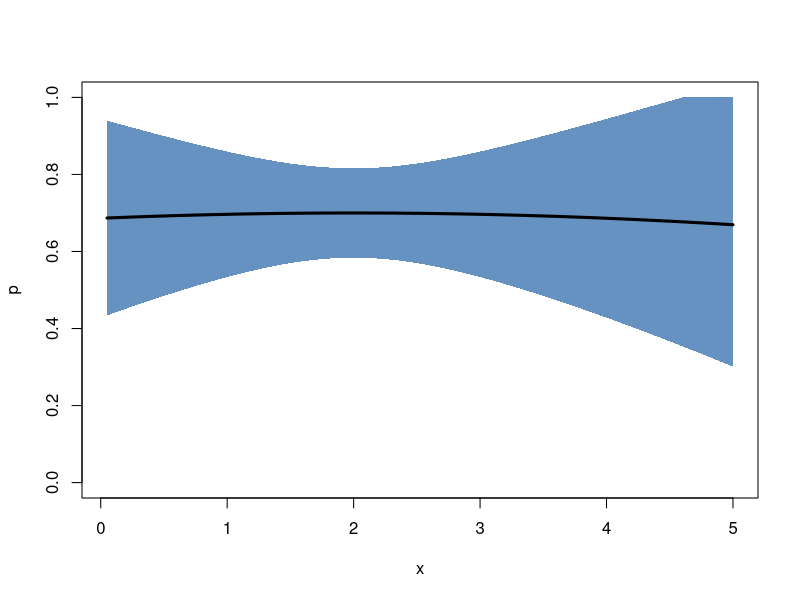
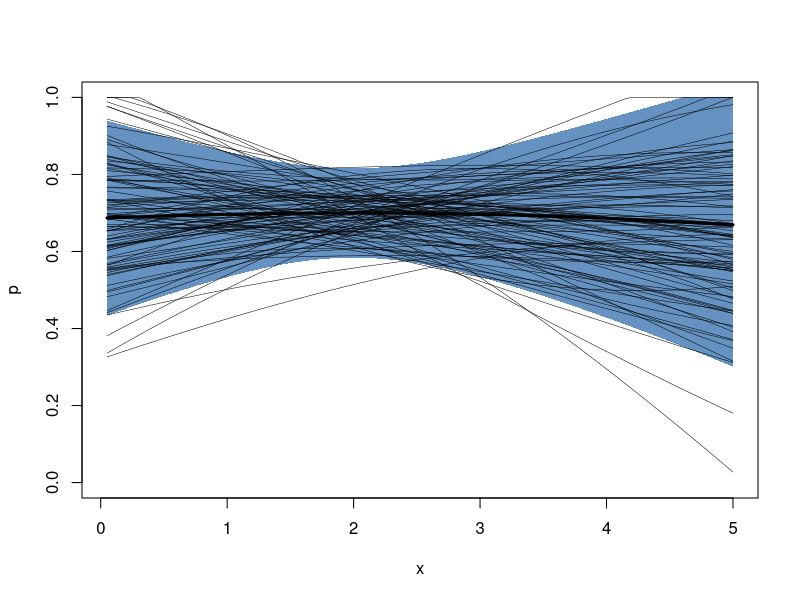
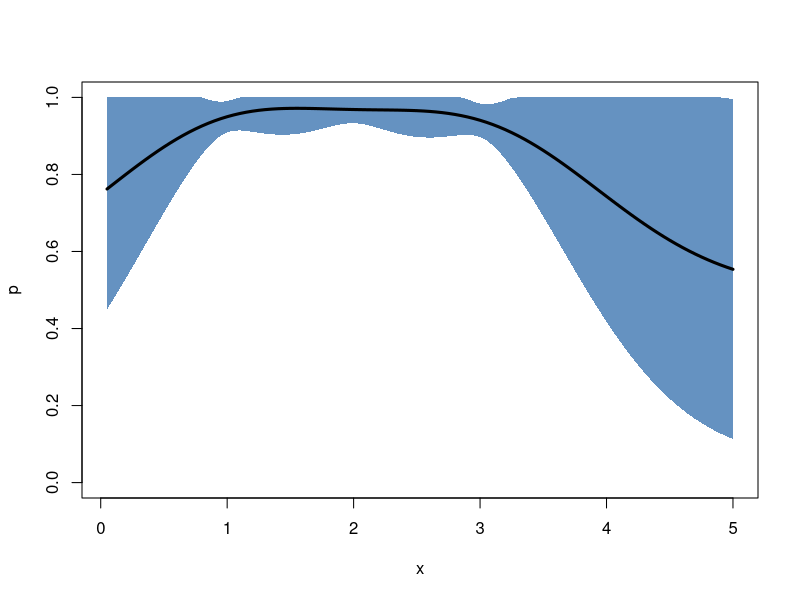
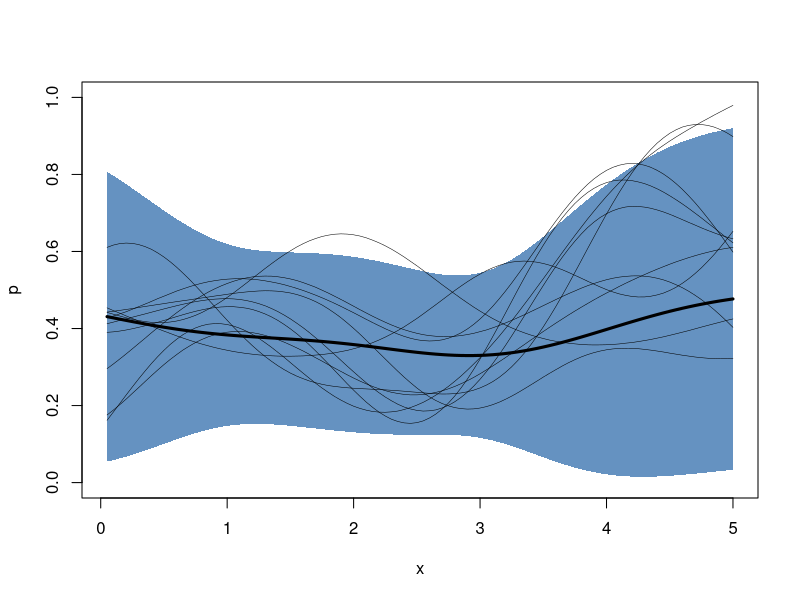
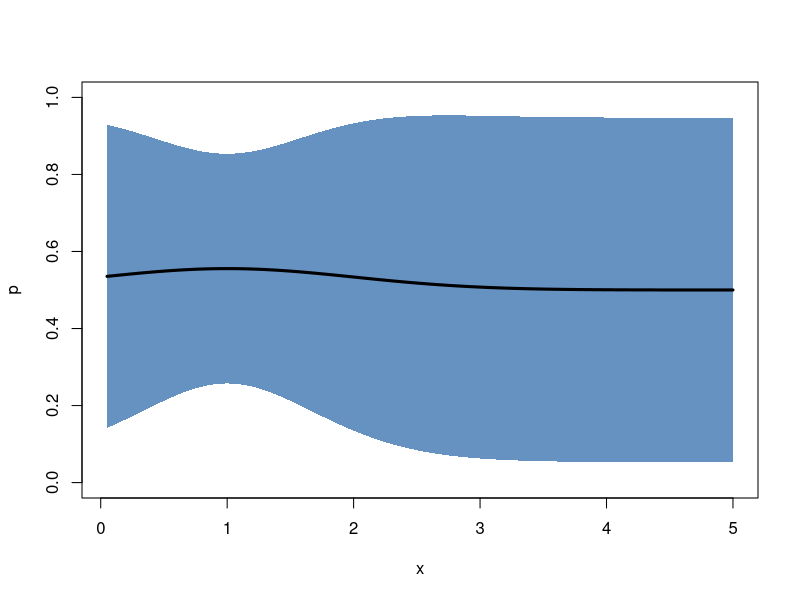

The R source for these figures, in order:

require("mvtnorm")
require("Matrix")

new.gp <- function(x, mu.prior, kernelf, sigma=NULL)
{
  mu <- rep(mu.prior[1], length(x))

  if (is.null(sigma)) {
    sigma <- as.matrix(nearPD(kernelf(x, x))$mat)
  }
  
  gp <- list(x        = x,              # where to evaluate the gp
             kernelf  = kernelf,        # kernel function
             mu.prior = mu.prior,       # prior mean
             mu       = mu,             # mean
             sigma    = sigma)
  class(gp) <- "gp"

  return (gp)
}

partially.apply <- function(f, ...) {
  capture <- list(...)
  function(...) {
    do.call(f, c(capture, list(...)))
  }
}

kernel.exponential <- function(l, var)
{
  f <- function(x, y) {
    n <- length(x)
    m <- length(y)
    result      <- matrix(0.0, n*m)
    dim(result) <- c(n, m)
    for (i in 1:n) {
      for (j in 1:m) {
        result[i,j] <- var*exp(-1.0/(2.0*l^2)*(x[i]-y[j])^2)
      }
    }
    return (result)
  }
  return (f)
}

posterior <- function(gp, ...)
{
  UseMethod("posterior")
}

posterior.gp <- function(gp, xp, yp, noise=NULL)
{
  if (length(xp) > 0) {
    k0 <- gp$kernelf(xp, xp)     # K(X , X )
    k1 <- gp$kernelf(xp, gp$x)   # K(X , X*)
    k2 <- t(k1)                  # K(X*, X )
    k3 <- gp$kernelf(gp$x, gp$x) # K(X*, X*)

    mu <- gp$mu.prior

    # add noise to measurements?
    if (is.null(noise)) {
      A <- k0
    }
    else if (length(noise) == 1) {
      A <- k0 + noise
    }
    else {
      A <- k0 + diag(noise)
    }
    L        <- chol(A)
    Linv     <- solve(L)

    gp$mu    <- drop(mu + (k2 %*% Linv) %*% (t(Linv) %*% (yp - mu)))
    gp$sigma <- k3 - (k2 %*% Linv) %*% (t(Linv) %*% k1)

    # the resulting matrix is usually not positive definite due to
    # numerical errors; use nearPD to compute the nearest positive
    # definite matrix
    gp$sigma <- as.matrix(nearPD(gp$sigma)$mat)
  }
  return (gp)
}

samples <- function(gp, ...)
{
  UseMethod("samples")
}

samples.gp <- function(gp, n=1)
{
  x <- rmvnorm(n=n, mean=gp$mu, sigma=gp$sigma, method="chol")

  return (x)
}

bound <- function(line, range=c(0,1))
{
  # bound function values in the inverval given by range
  tmp0 <- sapply(line, function(x) min(x, range[2]))
  tmp1 <- sapply(tmp0, function(x) max(x, range[1]))
  return (tmp1)
}

plot.gp <- function(gp, s=NULL)
{
  col <- rgb(8/255, 81/255, 156/255, alpha=0.625)
  
  plot(gp$x, gp$mu, 'n', xlab="x", ylab="p", ylim=c(0,1))

  var <- diag(gp$sigma)
  z1  <- bound(gp$mu + 2*sqrt(var))
  z2  <- bound(gp$mu - 2*sqrt(var))
  
  polygon(c(gp$x, rev(gp$x)), c(z1, rev(z2)),
     col = col, border = NA)

  lines(gp$x, gp$mu, 'l', lwd=3)

  if (!is.null(s)) {
    # if this is a scalar, then it specifies the number of samples
    if (!is.matrix(s)) {
      s <- samples(gp, s)
    }
    # otherwise it contains already samples
    for (i in 1:dim(s)[1]) {
      lines(gp$x, bound(s[i,]), 'l', lwd=0.5)
    }
  }
}

# Example
################################################################################

gp <- new.gp(1:100/20, 0.0, kernel.exponential(10, 1))

xp <- c(1, 2, 3)
yp <- c(0.7, 0.7, 0.7)
# measurement noise
ep <- c(0.01, 0.01, 0.01)

gp <- posterior(gp, xp, yp, ep)

plot(gp)

plot(gp, samples(gp, 100))

# Experiment
################################################################################

new.experiment <- function(alpha,
                           # the kernel.type is a partially applied
                           # kernel function, which still has a free
                           # variance parameter
                           kernel.type=partially.apply(kernel.exponential, 1.0))
{
  experiment        <- list(alpha       = alpha,       # Dirichlet pseudo counts
                            data        = new.env(),   # experimental data
                            kernel.type = kernel.type) # kernel function
  class(experiment) <- "experiment"

  return (experiment)
}

add.measurement <- function(experiment, ...)
{
  UseMethod("add.measurement")
}

add.measurement.experiment <- function(experiment, x, counts)
{
  key <- toString(x)

  if (is.null(experiment$data[[key]])) {
    experiment$data[[key]] <- counts
  }
  else {
    experiment$data[[key]] <- experiment$data[[key]] + counts
  }
  if (all(experiment$data[[key]] == 0)) {
    rm(list = key, envir=experiment$data)
  }
}

dirichlet.moments <- function(alpha)
{
  expectation <- rep(0, length(alpha))
  variance    <- rep(0, length(alpha))

  alpha0      <- sum(alpha)
  
  for (i in 1:length(alpha)) {
    expectation[i] <- alpha[i]/alpha0
    variance[i]    <- alpha[i]*(alpha0 - alpha[i])/(alpha0^2*(alpha0 + 1))
  }
  
  result <- list(expectation = expectation, variance = variance)

  return (result)
}

posterior.experiment <- function(experiment, x)
{
  # get prior pseudocounts
  alpha             <- experiment$alpha
  # determine prior expectation and standard deviation
  prior.moments     <- dirichlet.moments(alpha)
  # the prior expectation sets the mean of the GP
  prior.expectation <- prior.moments$expectation[1]
  # and the variance is used in the kernel function
  prior.variance    <- prior.moments$variance[1]
  # generate a kernel which is limited by the prior variance
  kernelf           <- experiment$kernel.type(prior.variance)
  # construct the gaussian process
  gp                <- new.gp(x, prior.expectation, kernelf)

  if (length(experiment$data) > 0) {
    # we have measurements...
    xp <- c() # position
    yp <- c() # mean
    ep <- c() # variance

    for (key in ls(envir=experiment$data)) {
      xt      <- as.numeric(key)
      counts  <- experiment$data[[key]]

      moments <- dirichlet.moments(counts + alpha)

      xp <- append(xp, xt)
      yp <- append(yp, moments$expectation[1])
      ep <- append(ep, moments$variance[1])
    }
    # compute the posterior of the gaussian process
    gp <- posterior(gp, xp, yp, ep)
  }

  return (gp)
}

plot.experiment <- function(experiment, x)
{
  gp <- posterior(e, x)
  plot(gp)
}

# Example
################################################################################

e <- new.experiment(c(2.0,2.0))
add.measurement(e, 1, c(100,3))
add.measurement(e, 2, c( 90,1))
add.measurement(e, 3, c(100,4))

gp <- posterior(e, 1:100/20)
plot(gp)

e <- new.experiment(c(2.0,2.0))
add.measurement(e, 1, c( 1,4))
add.measurement(e, 2, c( 1,3))
add.measurement(e, 3, c( 1,6))

gp <- posterior(e, 1:100/20)
plot(gp, samples(gp, 10))

# Information measures
################################################################################

kl.divergence <- function(gp, ...)
{
  UseMethod("kl.divergence")
}

kl.divergence.gp <- function(gp0, gp1)
{
  mu0    <- gp0$mu
  mu1    <- gp1$mu
  sigma0 <- gp0$sigma
  sigma1 <- gp1$sigma

  N      <- length(mu0)

  L0inv  <- solve(chol(sigma0))
  L1inv  <- solve(chol(sigma1))
  
  tmp1   <- log(det((sigma1 %*% L0inv) %*% t(L0inv)))
  tmp2   <- sum(diag(L1inv %*% (t(L1inv) %*% sigma0)))
  tmp3   <- (mu0 - mu1) %*% (L1inv %*% (t(L1inv) %*% (mu0 - mu1)))
  
  return (1/2*drop(tmp1 + tmp2 + tmp3 - N))
}

# Example
################################################################################

e <- new.experiment(c(2.0,2.0))
#add.measurement(e, 1, c( 1,4))
#add.measurement(e, 2, c( 1,3))
gp0 <- posterior(e, 1:100/20)

add.measurement(e, 2, c( 0,1))
gp1 <- posterior(e, 1:100/20)

add.measurement(e, 2.5, c( 0,1))
gp2 <- posterior(e, 1:100/20)

kl.divergence(gp0, gp1)
kl.divergence(gp0, gp2)

# Sampling
################################################################################

library(nnet) # which.is.max

utility <- function(experiment, ...)
{
  UseMethod("utility")
}

utility.experiment <- function(experiment, x)
{
  L   <- length(x) # number of possible stimuli
  gp0 <- posterior(experiment, x)
  ut  <- rep(0.0, L)
  
  for (i in 1:L) {
    add.measurement(experiment, x[i], c( 1, 0))
    gp1 <- posterior(experiment, x)
    add.measurement(experiment, x[i], c(-1, 1))
    gp2 <- posterior(experiment, x)
    add.measurement(experiment, x[i], c( 0,-1))

    p     <- bound(gp0$mu[i], c(0, 1))
    ut[i] <- ut[i] +    p *kl.divergence(gp0, gp1)
    ut[i] <- ut[i] + (1-p)*kl.divergence(gp0, gp2)
  }
  return (ut)
}

sample.with.gt <- function(experiment, x, gt, N=1)
{
  for (i in 1:N) {
    # compute utility for every position
    ut <- utility(experiment, x)
    # select best position; if multiple global maxima exist then
    # choose one of them at random
    k  <- which.is.max(ut)
    # draw a new sample from the ground truth
    counts          <- c(0, 0)
    counts[gt(x[k])] <- 1
    add.measurement(experiment, x[k], counts)
  }
}

new.gt <- function(x, y)
{
  gt <- function(xt) {
    if (runif(1, 0, 1) <= y[x == xt]) {
      return (1)
    }
    else {
      return (2)
    }
  }
  return (gt)
}

# Example
################################################################################

e  <- new.experiment(c(2.0,2.0))
x  <- 1:10/2
gt <- new.gt(x,
             c(0.977895, 0.959606, 0.927331, 0.872769, 0.786948,
               0.666468, 0.523201, 0.388603, 0.307012, 0.327954))

sample.with.gt(e, x, gt)
plot(e, 1:100/20)
